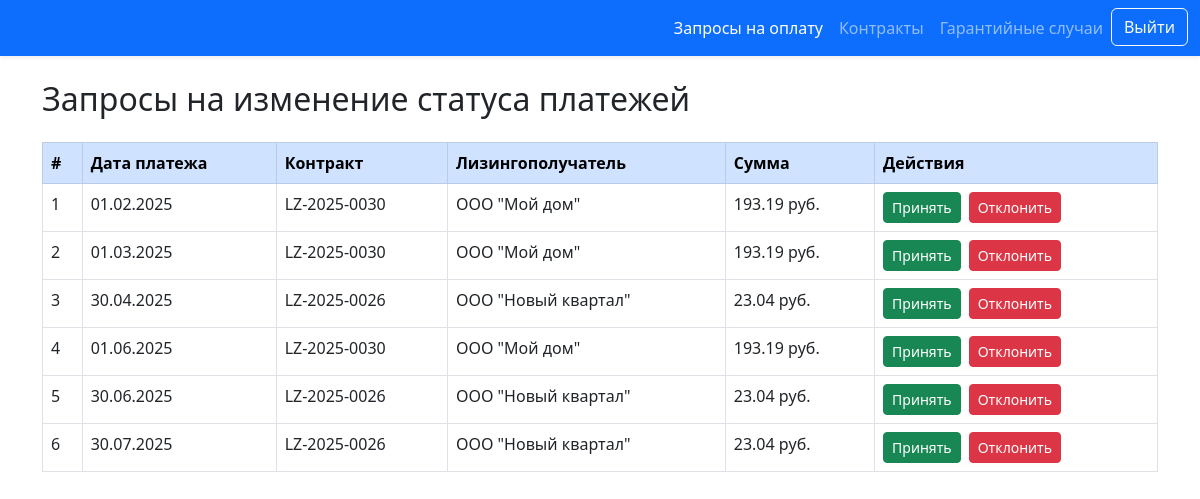
The app's page /payment/requested/ (signed in), older data.
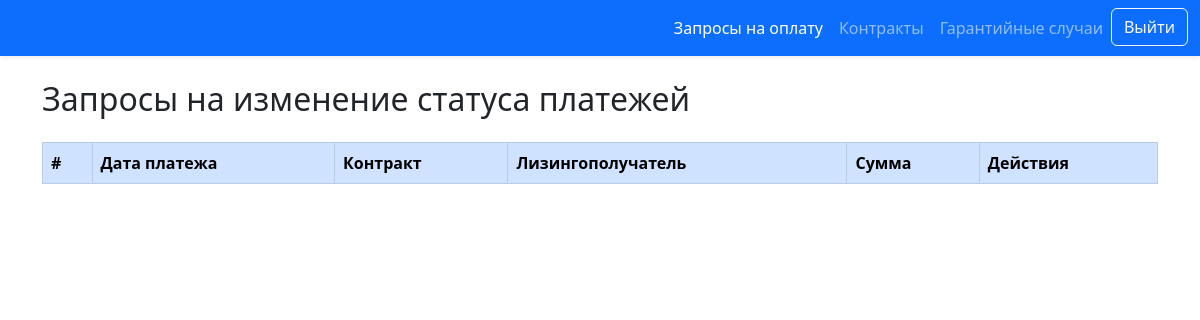
The same page, newer data.
### leasing/models.py (models this page shows, shortened)
class Payment(models.Model):
    contract = models.ForeignKey(
        Contract,
        related_name='payments',
        on_delete=models.CASCADE
    )
    amount = models.DecimalField(max_digits=10, decimal_places=2)
    date = models.DateField()
    paid = models.BooleanField(default=False)
    request_paid = models.BooleanField(default=False)
    class Meta:
        ordering = ['date']

class Contract(models.Model):
    lessor = models.ForeignKey(
        User,
        related_name='lessor_contracts',
        on_delete=models.CASCADE
    )
    lessee = models.ForeignKey(
        User,
        related_name='lessee_contracts',
        on_delete=models.CASCADE
    )
    seller = models.ForeignKey(
        User,
        related_name='seller_contracts',
        on_delete=models.CASCADE
    )
    number = models.CharField(max_length=30)
    meter = models.CharField(max_length=20)
    started = models.DateField()
    class Meta:
        ordering = ['-started', '-number']

class Profile(models.Model):
    ROLE_CHOICES = [
        ('LR', 'Lessor'),
        ('LE', 'Lessee'),
        ('SE', 'Seller'),
        ('AD', 'Admin')
    ]
    user = models.OneToOneField(
        User,
        related_name='profile',
        on_delete=models.CASCADE
    )
    display_name = models.CharField(
        max_length=200,
        blank=True,
        null=True
    )
    role = models.CharField(
        max_length=2,
        choices=ROLE_CHOICES
    )

### leasing/views.py (the view)
# urls.py: path('payment/requested/', views.request_paid_list, name='request_paid_list'),
@login_required
def request_paid_list(request):
    payments = Payment.objects.filter(request_paid=True)
    return render(
        request,
        'payment/request_paid_list.html',
        {
            'payments': payments,
            'section': 'requested_payments',
            'is_lessor': request.user.profile.role == 'LR',
        }
    )

### leasing/templates/payment/request_paid_list.html (shortened to what this page needs)
{% extends 'base.html' %}
{% block content %}
<div class="container mt-4">
    <h2 class="mb-4">Запросы на изменение статуса платежей</h2>
    <div class="table-responsive">
        <table class="table table-bordered table-hover">
            <thead class="table-primary">
                <tr>
                    <th>#</th>
                    <th>Дата платежа</th>
                    <th>Контракт</th>
                    <th>Лизингополучатель</th>
                    <th>Сумма</th>
                    <th>Действия</th>
                </tr>
            </thead>
            <tbody>
                {% for payment in payments %}
                    <tr>
                        <td>{{ forloop.counter }}</td>
                        <td>{{ payment.date|date:"d.m.Y" }}</td>
                        <td>{{ payment.contract.number }}</td>
                        <td>{{ payment.contract.lessee.profile.display_name }}</td>
                        <td>{{ payment.amount }} руб.</td>
                        <td>
                            <div class="d-flex">
                                <a href="{% url 'toggle_payment_status' payment.id 'accept' %}" class="btn btn-success btn-sm me-2">
                                    Принять
                                </a>
                                <a href="{% url 'toggle_payment_status' payment.id 'decline' %}" class="btn btn-danger btn-sm">
                                    Отклонить
                                </a>
                            </div>
                        </td>
                    </tr>
                {% endfor %}
            </tbody>
        </table>
    </div>
</div>
{% endblock %}

Row changes from the older to the newer data that the page shows:
no longer on this page (row edited): Payment: date "01.02.2025", contract.number "LZ-2025-0030", contract.lessee.profile.display_name "ООО \"Мой дом\"", amount "193.19"
no longer on this page (row edited): Payment: date "01.03.2025", contract.number "LZ-2025-0030", contract.lessee.profile.display_name "ООО \"Мой дом\"", amount "193.19"
no longer on this page (row edited): Payment: date "30.04.2025", contract.number "LZ-2025-0026", contract.lessee.profile.display_name "ООО \"Новый квартал\"", amount "23.04"
no longer on this page (row edited): Payment: date "01.06.2025", contract.number "LZ-2025-0030", contract.lessee.profile.display_name "ООО \"Мой дом\"", amount "193.19"
no longer on this page (row edited): Payment: date "30.06.2025", contract.number "LZ-2025-0026", contract.lessee.profile.display_name "ООО \"Новый квартал\"", amount "23.04"
no longer on this page (row edited): Payment: date "30.07.2025", contract.number "LZ-2025-0026", contract.lessee.profile.display_name "ООО \"Новый квартал\"", amount "23.04"
